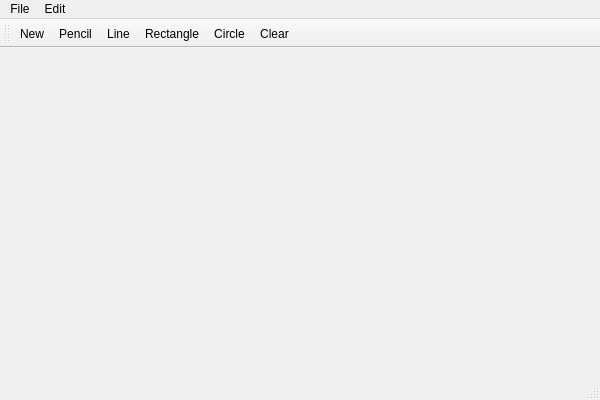
<?xml version="1.0" encoding="UTF-8"?>
<ui version="4.0">
 <class>QtPaintClass</class>
 <widget class="QMainWindow" name="QtPaintClass">
  <property name="geometry">
   <rect>
    <x>0</x>
    <y>0</y>
    <width>600</width>
    <height>400</height>
   </rect>
  </property>
  <property name="windowTitle">
   <string>QtPaint</string>
  </property>
  <widget class="QWidget" name="centralWidget"/>
  <widget class="QMenuBar" name="menuBar">
   <property name="geometry">
    <rect>
     <x>0</x>
     <y>0</y>
     <width>600</width>
     <height>21</height>
    </rect>
   </property>
   <widget class="QMenu" name="menuFile">
    <property name="title">
     <string>File</string>
    </property>
    <addaction name="actionNew"/>
    <addaction name="actionOpen"/>
    <addaction name="actionSave"/>
    <addaction name="actionExit"/>
   </widget>
   <widget class="QMenu" name="menuEdit">
    <property name="title">
     <string>Edit</string>
    </property>
    <addaction name="actionPencil"/>
    <addaction name="actionLine"/>
    <addaction name="actionRectangle"/>
    <addaction name="actionCircle"/>
    <addaction name="actionClear"/>
   </widget>
   <addaction name="menuFile"/>
   <addaction name="menuEdit"/>
  </widget>
  <widget class="QToolBar" name="mainToolBar">
   <attribute name="toolBarArea">
    <enum>TopToolBarArea</enum>
   </attribute>
   <attribute name="toolBarBreak">
    <bool>false</bool>
   </attribute>
   <addaction name="actionNew"/>
   <addaction name="actionPencil"/>
   <addaction name="actionLine"/>
   <addaction name="actionRectangle"/>
   <addaction name="actionCircle"/>
   <addaction name="actionClear"/>
  </widget>
  <widget class="QStatusBar" name="statusBar"/>
  <action name="actionNew">
   <property name="icon">
    <iconset resource="Resource.qrc">
     <normaloff>:/ICON/Icones/add-document.png</normaloff>:/ICON/Icones/add-document.png</iconset>
   </property>
   <property name="text">
    <string>New</string>
   </property>
  </action>
  <action name="actionOpen">
   <property name="text">
    <string>Open</string>
   </property>
  </action>
  <action name="actionSave">
   <property name="text">
    <string>Save</string>
   </property>
  </action>
  <action name="actionExit">
   <property name="text">
    <string>Exit</string>
   </property>
  </action>
  <action name="actionPencil">
   <property name="icon">
    <iconset resource="Resource.qrc">
     <normaloff>:/ICON/Icones/pencil.png</normaloff>:/ICON/Icones/pencil.png</iconset>
   </property>
   <property name="text">
    <string>Pencil</string>
   </property>
  </action>
  <action name="actionLine">
   <property name="icon">
    <iconset resource="Resource.qrc">
     <normaloff>:/ICON/Icones/pencil_line.png</normaloff>:/ICON/Icones/pencil_line.png</iconset>
   </property>
   <property name="text">
    <string>Line</string>
   </property>
  </action>
  <action name="actionRectangle">
   <property name="icon">
    <iconset resource="Resource.qrc">
     <normaloff>:/ICON/Icones/rectangle.png</normaloff>:/ICON/Icones/rectangle.png</iconset>
   </property>
   <property name="text">
    <string>Rectangle</string>
   </property>
  </action>
  <action name="actionCircle">
   <property name="icon">
    <iconset resource="Resource.qrc">
     <normaloff>:/ICON/Icones/circle.png</normaloff>:/ICON/Icones/circle.png</iconset>
   </property>
   <property name="text">
    <string>Circle</string>
   </property>
  </action>
  <action name="actionClear">
   <property name="icon">
    <iconset resource="Resource.qrc">
     <normaloff>:/ICON/Icones/eraser.png</normaloff>:/ICON/Icones/eraser.png</iconset>
   </property>
   <property name="text">
    <string>Clear</string>
   </property>
  </action>
 </widget>
 <layoutdefault spacing="6" margin="11"/>
 <resources>
  <include location="Resource.qrc"/>
 </resources>
 <connections/>
</ui>
